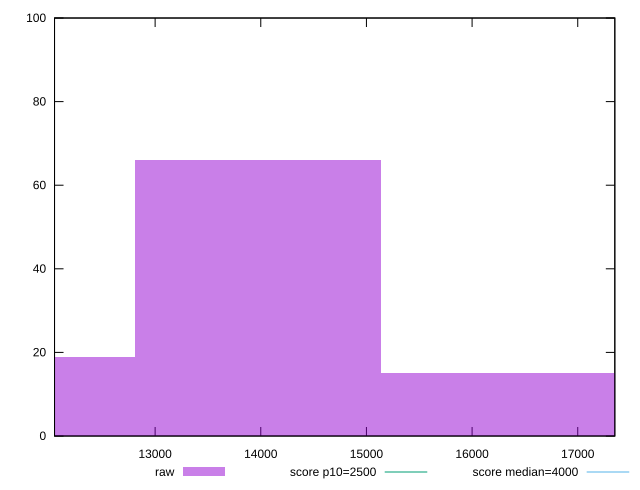

Generate this figure with gnuplot:
reset

$raw <<EOF
13973.728274574907 66
11644.773562145756 19
16302.682987004058 15
EOF

set key outside below
set boxwidth 2328.954712429151
set xrange [12048.002000000002:17350.9095]
set yrange [0:100]
set trange [0:100]
set style fill transparent solid 0.5 noborder

set parametric
set terminal svg size 640, 490 enhanced background rgb 'white'
set output "reprap/largest-contentful-paint/samples/pages+cached+noexternal+nomedia+nocss+nojs/raw/histogram.svg"

plot $raw title "raw" with boxes, \
     2500,t title "score p10=2500", \
     4000,t title "score median=4000"

reset
